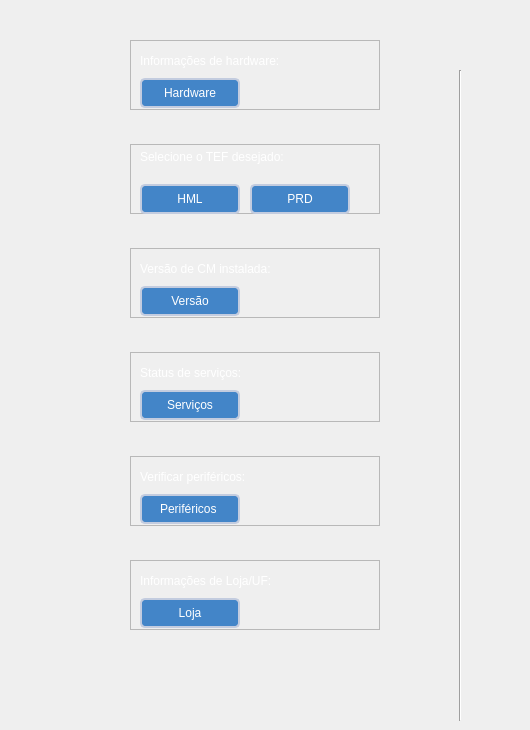
  <widget class="QWidget" name="page_1_cm">
   <widget class="QFrame" name="frame_1">
    <property name="geometry">
     <rect>
      <x>130</x>
      <y>40</y>
      <width>250</width>
      <height>70</height>
     </rect>
    </property>
    <property name="sizePolicy">
     <sizepolicy hsizetype="Preferred" vsizetype="Preferred">
      <horstretch>0</horstretch>
      <verstretch>0</verstretch>
     </sizepolicy>
    </property>
    <property name="minimumSize">
     <size>
      <width>250</width>
      <height>50</height>
     </size>
    </property>
    <property name="maximumSize">
     <size>
      <width>250</width>
      <height>70</height>
     </size>
    </property>
    <property name="frameShape">
     <enum>QFrame::StyledPanel</enum>
    </property>
    <property name="frameShadow">
     <enum>QFrame::Raised</enum>
    </property>
    <widget class="QLabel" name="label_hardware">
     <property name="geometry">
      <rect>
       <x>10</x>
       <y>10</y>
       <width>230</width>
       <height>22</height>
      </rect>
     </property>
     <property name="styleSheet">
      <string notr="true">font: 700 14pt &quot;Segoe UI&quot;;
color: rgb(255, 255, 255);</string>
     </property>
     <property name="text">
      <string>Informações de hardware:</string>
     </property>
    </widget>
    <widget class="QPushButton" name="btn_hardware">
     <property name="enabled">
      <bool>true</bool>
     </property>
     <property name="geometry">
      <rect>
       <x>10</x>
       <y>38</y>
       <width>100</width>
       <height>30</height>
      </rect>
     </property>
     <property name="minimumSize">
      <size>
       <width>100</width>
       <height>30</height>
      </size>
     </property>
     <property name="maximumSize">
      <size>
       <width>100</width>
       <height>30</height>
      </size>
     </property>
     <property name="styleSheet">
      <string notr="true">QPushButton {
	background-color: rgb(67, 133, 200);
	border: 2px solid #c3ccdf;
	color: rgb(255, 255, 255);
	border-radius: 5px;
}
QPushButton:hover {
	background-color: rgb(85, 170, 255);
}
QPushButton:pressed {
	background-color: rgb(0, 0, 0);
}</string>
     </property>
     <property name="text">
      <string>Hardware</string>
     </property>
     <property name="icon">
      <iconset>
       <normaloff>../images/icons/hard-drive.svg</normaloff>../images/icons/hard-drive.svg</iconset>
     </property>
     <property name="iconSize">
      <size>
       <width>20</width>
       <height>18</height>
      </size>
     </property>
    </widget>
   </widget>
   <widget class="QFrame" name="frame_2">
    <property name="geometry">
     <rect>
      <x>130</x>
      <y>144</y>
      <width>250</width>
      <height>70</height>
     </rect>
    </property>
    <property name="minimumSize">
     <size>
      <width>250</width>
      <height>70</height>
     </size>
    </property>
    <property name="maximumSize">
     <size>
      <width>250</width>
      <height>70</height>
     </size>
    </property>
    <property name="frameShape">
     <enum>QFrame::StyledPanel</enum>
    </property>
    <property name="frameShadow">
     <enum>QFrame::Raised</enum>
    </property>
    <widget class="QLabel" name="label_tef">
     <property name="geometry">
      <rect>
       <x>10</x>
       <y>0</y>
       <width>241</width>
       <height>26</height>
      </rect>
     </property>
     <property name="styleSheet">
      <string notr="true">font: 700 14pt &quot;Segoe UI&quot;;
color: rgb(255, 255, 255);</string>
     </property>
     <property name="text">
      <string>Selecione o TEF desejado:</string>
     </property>
    </widget>
    <widget class="QPushButton" name="btn_prd">
     <property name="geometry">
      <rect>
       <x>120</x>
       <y>40</y>
       <width>100</width>
       <height>30</height>
      </rect>
     </property>
     <property name="minimumSize">
      <size>
       <width>100</width>
       <height>30</height>
      </size>
     </property>
     <property name="maximumSize">
      <size>
       <width>100</width>
       <height>30</height>
      </size>
     </property>
     <property name="styleSheet">
      <string notr="true">QPushButton {
	background-color: rgb(67, 133, 200);
	border: 2px solid #c3ccdf;
	color: rgb(255, 255, 255);
	border-radius: 5px;
}
QPushButton:hover {
	background-color: rgb(85, 170, 255);
}
QPushButton:pressed {
	background-color: rgb(0, 0, 0);
}</string>
     </property>
     <property name="text">
      <string>PRD</string>
     </property>
     <property name="icon">
      <iconset>
       <normaloff>../images/icons/Lane3000.png</normaloff>../images/icons/Lane3000.png</iconset>
     </property>
     <property name="iconSize">
      <size>
       <width>27</width>
       <height>29</height>
      </size>
     </property>
    </widget>
    <widget class="QPushButton" name="btn_hml">
     <property name="geometry">
      <rect>
       <x>10</x>
       <y>40</y>
       <width>100</width>
       <height>30</height>
      </rect>
     </property>
     <property name="minimumSize">
      <size>
       <width>100</width>
       <height>30</height>
      </size>
     </property>
     <property name="maximumSize">
      <size>
       <width>100</width>
       <height>30</height>
      </size>
     </property>
     <property name="styleSheet">
      <string notr="true">QPushButton {
	background-color: rgb(67, 133, 200);
	border: 2px solid #c3ccdf;
	color: rgb(255, 255, 255);
	border-radius: 5px;
}
QPushButton:hover {
	background-color: rgb(85, 170, 255);
}
QPushButton:pressed {
	background-color: rgb(0, 0, 0);
}</string>
     </property>
     <property name="text">
      <string>HML</string>
     </property>
     <property name="icon">
      <iconset>
       <normaloff>../images/icons/Lane3000.png</normaloff>../images/icons/Lane3000.png</iconset>
     </property>
     <property name="iconSize">
      <size>
       <width>27</width>
       <height>29</height>
      </size>
     </property>
    </widget>
   </widget>
   <widget class="QFrame" name="frame_3">
    <property name="geometry">
     <rect>
      <x>130</x>
      <y>248</y>
      <width>250</width>
      <height>70</height>
     </rect>
    </property>
    <property name="minimumSize">
     <size>
      <width>250</width>
      <height>70</height>
     </size>
    </property>
    <property name="maximumSize">
     <size>
      <width>250</width>
      <height>70</height>
     </size>
    </property>
    <property name="frameShape">
     <enum>QFrame::StyledPanel</enum>
    </property>
    <property name="frameShadow">
     <enum>QFrame::Raised</enum>
    </property>
    <widget class="QLabel" name="label_version">
     <property name="geometry">
      <rect>
       <x>10</x>
       <y>10</y>
       <width>230</width>
       <height>22</height>
      </rect>
     </property>
     <property name="styleSheet">
      <string notr="true">font: 700 14pt &quot;Segoe UI&quot;;
color: rgb(255, 255, 255);</string>
     </property>
     <property name="text">
      <string>Versão de CM instalada:</string>
     </property>
    </widget>
    <widget class="QPushButton" name="btn_version">
     <property name="geometry">
      <rect>
       <x>10</x>
       <y>38</y>
       <width>100</width>
       <height>30</height>
      </rect>
     </property>
     <property name="minimumSize">
      <size>
       <width>100</width>
       <height>30</height>
      </size>
     </property>
     <property name="maximumSize">
      <size>
       <width>100</width>
       <height>30</height>
      </size>
     </property>
     <property name="styleSheet">
      <string notr="true">QPushButton {
	background-color: rgb(67, 133, 200);
	border: 2px solid #c3ccdf;
	color: rgb(255, 255, 255);
	border-radius: 5px;
}
QPushButton:hover {
	background-color: rgb(85, 170, 255);
}
QPushButton:pressed {
	background-color: rgb(0, 0, 0);
}</string>
     </property>
     <property name="text">
      <string>Versão</string>
     </property>
     <property name="icon">
      <iconset>
       <normaloff>../images/icons/cm.png</normaloff>../images/icons/cm.png</iconset>
     </property>
     <property name="iconSize">
      <size>
       <width>38</width>
       <height>25</height>
      </size>
     </property>
    </widget>
   </widget>
   <widget class="QFrame" name="frame_4">
    <property name="geometry">
     <rect>
      <x>130</x>
      <y>352</y>
      <width>250</width>
      <height>70</height>
     </rect>
    </property>
    <property name="minimumSize">
     <size>
      <width>250</width>
      <height>70</height>
     </size>
    </property>
    <property name="maximumSize">
     <size>
      <width>250</width>
      <height>70</height>
     </size>
    </property>
    <property name="frameShape">
     <enum>QFrame::StyledPanel</enum>
    </property>
    <property name="frameShadow">
     <enum>QFrame::Raised</enum>
    </property>
    <widget class="QLabel" name="label_servicos">
     <property name="geometry">
      <rect>
       <x>10</x>
       <y>10</y>
       <width>230</width>
       <height>22</height>
      </rect>
     </property>
     <property name="styleSheet">
      <string notr="true">font: 700 14pt &quot;Segoe UI&quot;;
color: rgb(255, 255, 255);</string>
     </property>
     <property name="text">
      <string>Status de serviços:</string>
     </property>
    </widget>
    <widget class="QPushButton" name="btn_servicos">
     <property name="geometry">
      <rect>
       <x>10</x>
       <y>38</y>
       <width>100</width>
       <height>30</height>
      </rect>
     </property>
     <property name="minimumSize">
      <size>
       <width>100</width>
       <height>30</height>
      </size>
     </property>
     <property name="maximumSize">
      <size>
       <width>100</width>
       <height>30</height>
      </size>
     </property>
     <property name="styleSheet">
      <string notr="true">QPushButton {
	background-color: rgb(67, 133, 200);
	border: 2px solid #c3ccdf;
	color: rgb(255, 255, 255);
	border-radius: 5px;
}
QPushButton:hover {
	background-color: rgb(85, 170, 255);
}
QPushButton:pressed {
	background-color: rgb(0, 0, 0);
}</string>
     </property>
     <property name="text">
      <string>Serviços</string>
     </property>
     <property name="icon">
      <iconset>
       <normaloff>../images/icons/cpu.svg</normaloff>../images/icons/cpu.svg</iconset>
     </property>
    </widget>
   </widget>
   <widget class="QFrame" name="frame_5">
    <property name="geometry">
     <rect>
      <x>130</x>
      <y>456</y>
      <width>250</width>
      <height>70</height>
     </rect>
    </property>
    <property name="minimumSize">
     <size>
      <width>250</width>
      <height>70</height>
     </size>
    </property>
    <property name="maximumSize">
     <size>
      <width>250</width>
      <height>70</height>
     </size>
    </property>
    <property name="frameShape">
     <enum>QFrame::StyledPanel</enum>
    </property>
    <property name="frameShadow">
     <enum>QFrame::Raised</enum>
    </property>
    <widget class="QLabel" name="label_perifericos">
     <property name="geometry">
      <rect>
       <x>10</x>
       <y>10</y>
       <width>230</width>
       <height>22</height>
      </rect>
     </property>
     <property name="styleSheet">
      <string notr="true">font: 700 14pt &quot;Segoe UI&quot;;
color: rgb(255, 255, 255);</string>
     </property>
     <property name="text">
      <string>Verificar periféricos:</string>
     </property>
    </widget>
    <widget class="QPushButton" name="btn_perifericos">
     <property name="geometry">
      <rect>
       <x>10</x>
       <y>38</y>
       <width>100</width>
       <height>30</height>
      </rect>
     </property>
     <property name="minimumSize">
      <size>
       <width>100</width>
       <height>30</height>
      </size>
     </property>
     <property name="maximumSize">
      <size>
       <width>100</width>
       <height>30</height>
      </size>
     </property>
     <property name="styleSheet">
      <string notr="true">QPushButton {
	background-color: rgb(67, 133, 200);
	border: 2px solid #c3ccdf;
	color: rgb(255, 255, 255);
	border-radius: 5px;
}
QPushButton:hover {
	background-color: rgb(85, 170, 255);
}
QPushButton:pressed {
	background-color: rgb(0, 0, 0);
}</string>
     </property>
     <property name="text">
      <string>Periféricos </string>
     </property>
     <property name="icon">
      <iconset>
       <normaloff>../images/icons/printer.svg</normaloff>../images/icons/printer.svg</iconset>
     </property>
    </widget>
   </widget>
   <widget class="QFrame" name="frame_6">
    <property name="geometry">
     <rect>
      <x>130</x>
      <y>560</y>
      <width>250</width>
      <height>70</height>
     </rect>
    </property>
    <property name="minimumSize">
     <size>
      <width>250</width>
      <height>70</height>
     </size>
    </property>
    <property name="maximumSize">
     <size>
      <width>250</width>
      <height>70</height>
     </size>
    </property>
    <property name="frameShape">
     <enum>QFrame::StyledPanel</enum>
    </property>
    <property name="frameShadow">
     <enum>QFrame::Raised</enum>
    </property>
    <widget class="QLabel" name="label_loja">
     <property name="geometry">
      <rect>
       <x>10</x>
       <y>10</y>
       <width>230</width>
       <height>22</height>
      </rect>
     </property>
     <property name="styleSheet">
      <string notr="true">font: 700 14pt &quot;Segoe UI&quot;;
color: rgb(255, 255, 255);</string>
     </property>
     <property name="text">
      <string>Informações de Loja/UF:</string>
     </property>
    </widget>
    <widget class="QPushButton" name="btn_loja">
     <property name="geometry">
      <rect>
       <x>10</x>
       <y>38</y>
       <width>100</width>
       <height>30</height>
      </rect>
     </property>
     <property name="minimumSize">
      <size>
       <width>100</width>
       <height>30</height>
      </size>
     </property>
     <property name="maximumSize">
      <size>
       <width>100</width>
       <height>30</height>
      </size>
     </property>
     <property name="styleSheet">
      <string notr="true">QPushButton {
	background-color: rgb(67, 133, 200);
	border: 2px solid #c3ccdf;
	color: rgb(255, 255, 255);
	border-radius: 5px;
}
QPushButton:hover {
	background-color: rgb(85, 170, 255);
}
QPushButton:pressed {
	background-color: rgb(0, 0, 0);
}</string>
     </property>
     <property name="text">
      <string>Loja</string>
     </property>
     <property name="icon">
      <iconset>
       <normaloff>../images/icons/shopping-bag.svg</normaloff>../images/icons/shopping-bag.svg</iconset>
     </property>
    </widget>
   </widget>
   <widget class="Line" name="line">
    <property name="geometry">
     <rect>
      <x>450</x>
      <y>70</y>
      <width>20</width>
      <height>651</height>
     </rect>
    </property>
    <property name="styleSheet">
     <string notr="true">rgb:(255, 255, 255)</string>
    </property>
    <property name="orientation">
     <enum>Qt::Vertical</enum>
    </property>
   </widget>
   <widget class="QLabel" name="label">
    <property name="geometry">
     <rect>
      <x>410</x>
      <y>10</y>
      <width>111</width>
      <height>61</height>
     </rect>
    </property>
    <property name="text">
     <string/>
    </property>
    <property name="pixmap">
     <pixmap>../images/icons/cm.png</pixmap>
    </property>
    <property name="scaledContents">
     <bool>true</bool>
    </property>
   </widget>
  </widget>
